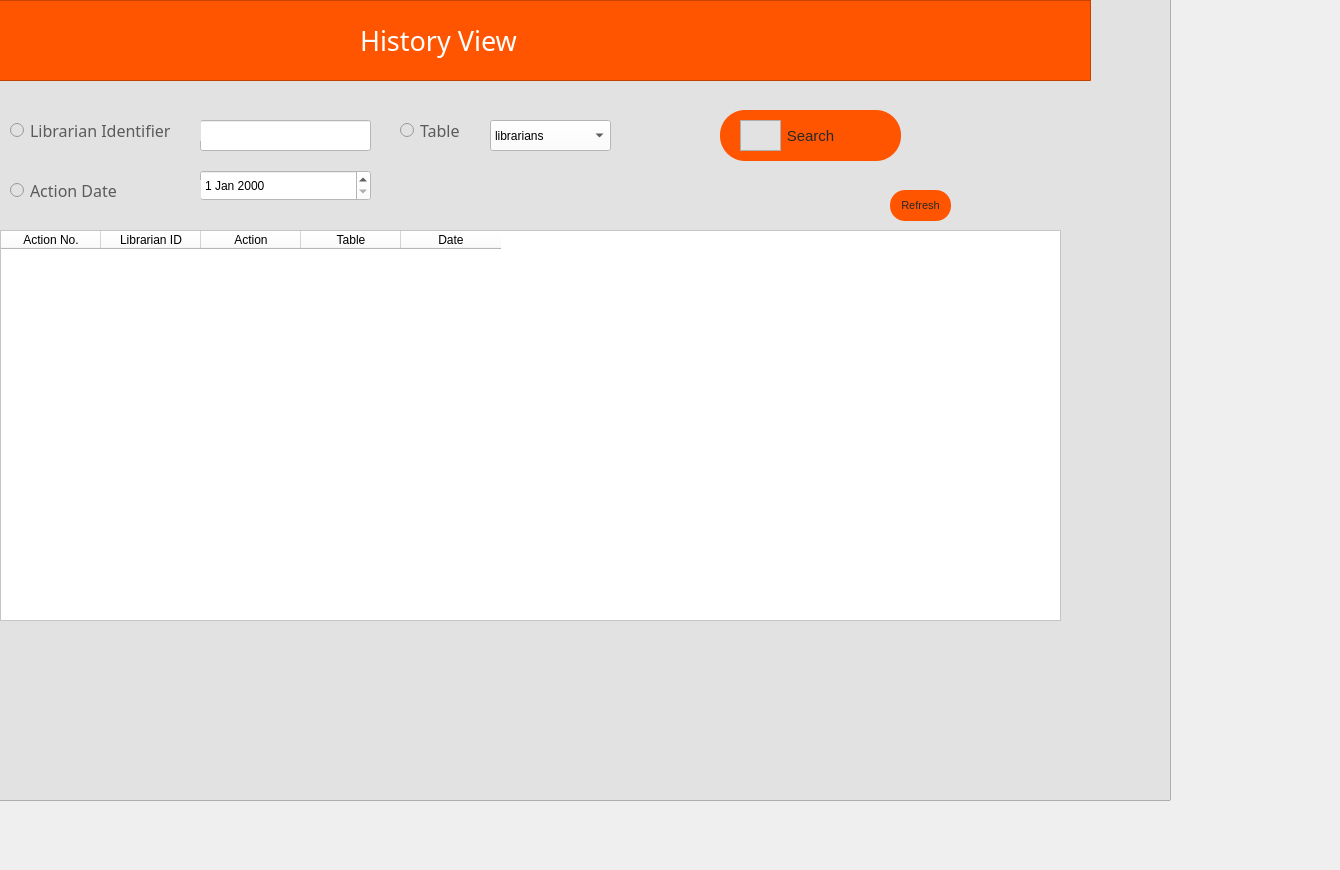
    <widget class="QWidget" name="tab_7">
     <attribute name="title">
      <string>History</string>
     </attribute>
     <widget class="QFrame" name="frame_97">
      <property name="geometry">
       <rect>
        <x>-160</x>
        <y>-60</y>
        <width>1331</width>
        <height>861</height>
       </rect>
      </property>
      <property name="styleSheet">
       <string notr="true">background-color: rgb(226, 226, 226);</string>
      </property>
      <property name="frameShape">
       <enum>QFrame::StyledPanel</enum>
      </property>
      <property name="frameShadow">
       <enum>QFrame::Raised</enum>
      </property>
      <widget class="QFrame" name="frame_98">
       <property name="geometry">
        <rect>
         <x>150</x>
         <y>60</y>
         <width>1101</width>
         <height>81</height>
        </rect>
       </property>
       <property name="styleSheet">
        <string notr="true">background-color: rgb(255, 85, 0);</string>
       </property>
       <property name="frameShape">
        <enum>QFrame::StyledPanel</enum>
       </property>
       <property name="frameShadow">
        <enum>QFrame::Raised</enum>
       </property>
       <widget class="QLabel" name="label_120">
        <property name="geometry">
         <rect>
          <x>370</x>
          <y>20</y>
          <width>511</width>
          <height>41</height>
         </rect>
        </property>
        <property name="font">
         <font>
          <family>hooge 05_55</family>
          <pointsize>20</pointsize>
         </font>
        </property>
        <property name="styleSheet">
         <string notr="true">color: rgb(255, 255, 255);</string>
        </property>
        <property name="text">
         <string>History View</string>
        </property>
       </widget>
      </widget>
      <widget class="QLineEdit" name="emp_idTxt">
       <property name="geometry">
        <rect>
         <x>360</x>
         <y>180</y>
         <width>171</width>
         <height>31</height>
        </rect>
       </property>
       <property name="styleSheet">
        <string notr="true">background-color: rgb(255, 255, 255);</string>
       </property>
       <property name="text">
        <string/>
       </property>
       <property name="placeholderText">
        <string/>
       </property>
      </widget>
      <widget class="QLabel" name="label_121">
       <property name="geometry">
        <rect>
         <x>190</x>
         <y>180</y>
         <width>171</width>
         <height>21</height>
        </rect>
       </property>
       <property name="font">
        <font>
         <family>Impact</family>
         <pointsize>12</pointsize>
        </font>
       </property>
       <property name="styleSheet">
        <string notr="true">color: rgb(91, 91, 91);</string>
       </property>
       <property name="text">
        <string>Librarian Identifier</string>
       </property>
      </widget>
      <widget class="QComboBox" name="actionTable_combo">
       <property name="geometry">
        <rect>
         <x>650</x>
         <y>180</y>
         <width>121</width>
         <height>31</height>
        </rect>
       </property>
       <property name="styleSheet">
        <string notr="true">background-color: rgb(255, 255, 255);</string>
       </property>
       <item>
        <property name="text">
         <string>librarians</string>
        </property>
       </item>
       <item>
        <property name="text">
         <string>book_copy</string>
        </property>
       </item>
       <item>
        <property name="text">
         <string>authors</string>
        </property>
       </item>
       <item>
        <property name="text">
         <string>publishers</string>
        </property>
       </item>
       <item>
        <property name="text">
         <string>categories</string>
        </property>
       </item>
       <item>
        <property name="text">
         <string>books</string>
        </property>
       </item>
       <item>
        <property name="text">
         <string>services</string>
        </property>
       </item>
       <item>
        <property name="text">
         <string>None</string>
        </property>
       </item>
       <item>
        <property name="text">
         <string>permissions</string>
        </property>
       </item>
       <item>
        <property name="text">
         <string>book_buy</string>
        </property>
       </item>
      </widget>
      <widget class="QLabel" name="label_37">
       <property name="geometry">
        <rect>
         <x>580</x>
         <y>180</y>
         <width>131</width>
         <height>21</height>
        </rect>
       </property>
       <property name="font">
        <font>
         <family>Impact</family>
         <pointsize>12</pointsize>
        </font>
       </property>
       <property name="styleSheet">
        <string notr="true">color: rgb(91, 91, 91);</string>
       </property>
       <property name="text">
        <string>Table</string>
       </property>
      </widget>
      <widget class="QPushButton" name="history_srcButton">
       <property name="geometry">
        <rect>
         <x>880</x>
         <y>170</y>
         <width>181</width>
         <height>51</height>
        </rect>
       </property>
       <property name="font">
        <font>
         <pointsize>11</pointsize>
        </font>
       </property>
       <property name="styleSheet">
        <string notr="true">QPushButton {
color: rgb(40, 40, 40);
  border-radius: 25px;
	background-color: rgb(255, 85, 0);
}

QPushButton:hover {
background-color: rgb(123, 123, 255);

background-color: rgb(123, 123, 255);

}
</string>
       </property>
       <property name="text">
        <string>Search</string>
       </property>
      </widget>
      <widget class="QFrame" name="frame_99">
       <property name="geometry">
        <rect>
         <x>900</x>
         <y>180</y>
         <width>41</width>
         <height>31</height>
        </rect>
       </property>
       <property name="styleSheet">
        <string notr="true">background-color: rgb(255, 85, 0 / 0%);
image: url(:/newPrefix/icons/search.png);</string>
       </property>
       <property name="frameShape">
        <enum>QFrame::StyledPanel</enum>
       </property>
       <property name="frameShadow">
        <enum>QFrame::Raised</enum>
       </property>
      </widget>
      <widget class="QTableWidget" name="history_table">
       <property name="geometry">
        <rect>
         <x>160</x>
         <y>290</y>
         <width>1061</width>
         <height>391</height>
        </rect>
       </property>
       <property name="styleSheet">
        <string notr="true">background-color: rgb(255, 255, 255);</string>
       </property>
       <column>
        <property name="text">
         <string>Action No.</string>
        </property>
       </column>
       <column>
        <property name="text">
         <string>Librarian ID</string>
        </property>
       </column>
       <column>
        <property name="text">
         <string>Action</string>
        </property>
       </column>
       <column>
        <property name="text">
         <string>Table</string>
        </property>
       </column>
       <column>
        <property name="text">
         <string>Date</string>
        </property>
       </column>
      </widget>
      <widget class="QLabel" name="label_122">
       <property name="geometry">
        <rect>
         <x>190</x>
         <y>240</y>
         <width>171</width>
         <height>21</height>
        </rect>
       </property>
       <property name="font">
        <font>
         <family>Impact</family>
         <pointsize>12</pointsize>
        </font>
       </property>
       <property name="styleSheet">
        <string notr="true">color: rgb(91, 91, 91);</string>
       </property>
       <property name="text">
        <string>Action Date</string>
       </property>
      </widget>
      <widget class="QDateEdit" name="action_dateTxt">
       <property name="geometry">
        <rect>
         <x>360</x>
         <y>230</y>
         <width>171</width>
         <height>31</height>
        </rect>
       </property>
       <property name="styleSheet">
        <string notr="true">background-color: rgb(255, 255, 255);</string>
       </property>
      </widget>
      <widget class="QRadioButton" name="empid_rButton">
       <property name="geometry">
        <rect>
         <x>170</x>
         <y>180</y>
         <width>20</width>
         <height>20</height>
        </rect>
       </property>
       <property name="text">
        <string/>
       </property>
      </widget>
      <widget class="QRadioButton" name="actdate_rButton">
       <property name="geometry">
        <rect>
         <x>170</x>
         <y>240</y>
         <width>20</width>
         <height>20</height>
        </rect>
       </property>
       <property name="text">
        <string/>
       </property>
      </widget>
      <widget class="QRadioButton" name="histT_rButton">
       <property name="geometry">
        <rect>
         <x>560</x>
         <y>180</y>
         <width>20</width>
         <height>20</height>
        </rect>
       </property>
       <property name="text">
        <string/>
       </property>
      </widget>
      <widget class="QPushButton" name="history_refresh">
       <property name="geometry">
        <rect>
         <x>1050</x>
         <y>250</y>
         <width>61</width>
         <height>31</height>
        </rect>
       </property>
       <property name="font">
        <font>
         <pointsize>8</pointsize>
        </font>
       </property>
       <property name="styleSheet">
        <string notr="true">QPushButton {
color: rgb(40, 40, 40);
  border-radius: 15px;
	background-color: rgb(255, 85, 0);
}

QPushButton:hover {
background-color: rgb(123, 123, 255);

background-color: rgb(123, 123, 255);

}
</string>
       </property>
       <property name="text">
        <string>Refresh</string>
       </property>
      </widget>
      <zorder>action_dateTxt</zorder>
      <zorder>frame_98</zorder>
      <zorder>emp_idTxt</zorder>
      <zorder>label_121</zorder>
      <zorder>label_37</zorder>
      <zorder>actionTable_combo</zorder>
      <zorder>history_srcButton</zorder>
      <zorder>frame_99</zorder>
      <zorder>history_table</zorder>
      <zorder>label_122</zorder>
      <zorder>empid_rButton</zorder>
      <zorder>actdate_rButton</zorder>
      <zorder>histT_rButton</zorder>
      <zorder>history_refresh</zorder>
     </widget>
    </widget>
